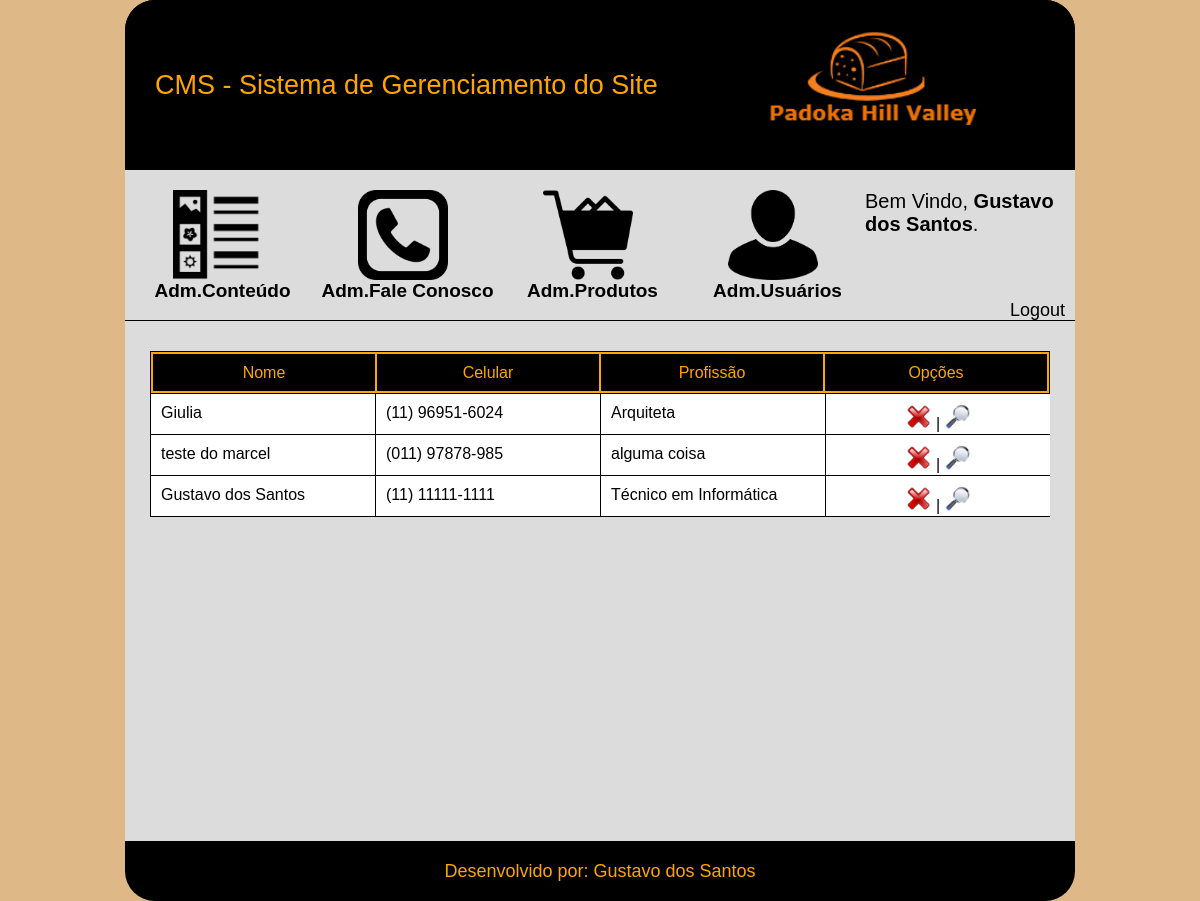
The page /cms/adm-contato.php (signed in) on the database its author committed.
### tables this page shows
CREATE TABLE `tbl_contato` (
  `id` int(11) NOT NULL AUTO_INCREMENT,
  `nome` varchar(70) NOT NULL,
  `telefone` varchar(15) DEFAULT NULL,
  `celular` varchar(15) NOT NULL,
  `email` varchar(70) NOT NULL,
  `homepage` varchar(100) NOT NULL,
  `facelink` varchar(100) NOT NULL,
  `mensagem` text,
  `infproduto` text,
  `sexo` varchar(1) DEFAULT NULL,
  `profissao` varchar(70) DEFAULT NULL,
  PRIMARY KEY (`id`)
);

### cms/adm-contato.php (the view, shortened to what this page needs)
<!DOCTYPE html>
<html>
<head>
    <link rel="stylesheet" type="text/css" href="css/adm-contato.css">
    <link rel="stylesheet" type="text/css" href="css/header.css">
</head>
<body>
    <div id="main">
        <?php require_once 'header.php'; ?>
        <div id="content">
            <div id="caixa-tabela" >
                <table id="tabela-titulos" >
                    <tr>
                        <td>
                            Nome
                        </td>
                         <td>
                            Celular
                        </td>
                         <td>
                            Profissão
                        </td>
                         <td>
                            Opções
                        </td>
                    </tr>
                </table>
                    <div id="tabela-usuarios">
                        <?php
                            $sql = "SELECT * FROM tbl_contato ORDER BY id DESC";
                            $resultado = mysqli_query($con,$sql);
                            while($rsDados = mysqli_fetch_array($resultado)){
                        ?>
                        <div class="linha">
                            <div class="campo">
                                <?php echo($rsDados['nome']);?>
                            </div>
                             <div class="campo">
                               <?php echo($rsDados['celular']);?>
                            </div>
                             <div class="campo">
                               <?php echo($rsDados['profissao']);?>
                            </div>
                             <div class="campo" style="text-align:center;">
                                 <a href="adm-contato.php?id=<?php echo($rsDados['id']);?>&modo=excluir" onclick="return confirm('Deseja Realmente excluir')">
                                    <img src="imagens/gUsers/delete.png" class="foto-opcoes">
                                 </a>|
                                    <img src="imagens/gUsers/visualizar.png" class="visualizar" onclick="modal(<?php echo($rsDados['id'])?>);">
                            </div>
                        </div>
                        <?php
                            }
                        ?>
                    </div>
            </div>
        </div>
        <footer>
            Desenvolvido por: Gustavo dos Santos
        </footer>
    </div>
</body>
</html>

### cms/css/adm-contato.css (style rules this page uses)
body { font-family: sans-serif; background-color: burlywood; margin: 0; padding: 0; }
#main { width: 950px; height: 900px; margin-left: auto; margin-right: auto; border-radius: 30px; }
#content { width: 100%; height: 520px; background-color: gainsboro; border-top: 1px solid #000000; }
#caixa-tabela { width: 900px; margin-left: 25px; height: 400px; background-color: gainsboro; margin-top: 30px; }
#tabela-titulos { width:900px; height: 35px; border: 1px solid black; text-align: center; background-color: orange; }
#tabela-titulos td { width: 200px; height: 35px; color:orange; background-color: black; }
#tabela-usuarios { width:900px; height: 355px; overflow-y: auto; overflow-x: hidden; }
#tabela-usuarios .linha { width: 900px; height: 40px; border-bottom: 1px solid black; }
#tabela-usuarios .campo { width: 204px; height: 20px; background-color: white; float: left; border-left: 1px solid black; padding: 10px; overflow: hidden; white-space: nowrap; text-overflow: ellipsis; }
.foto-opcoes { width: 25px; height: 25px; }
footer { width: 100%; height: 40px; background-color: black; border-bottom-left-radius: 30px; border-bottom-right-radius: 30px; font-size: 18px; text-align: center; color: orange; padding-top: 20px; }
.visualizar { width: 25px; height: 25px; cursor: pointer; }

### cms/css/header.css (style rules this page uses)
a:link { text-decoration: none; }
a { color:black; }

### rows shown on the page
tbl_contato: nome "Giulia", celular "(11) 96951-6024", profissao "Arquiteta"
tbl_contato: nome "teste do marcel", celular "(011) 97878-985", profissao "alguma coisa"
tbl_contato: nome "Gustavo dos Santos", celular "(11) 11111-1111", profissao "Técnico em Informática"

### other values the page prints
$_SESSION['nomeDoUsuario'] "Gustavo dos Santos"
